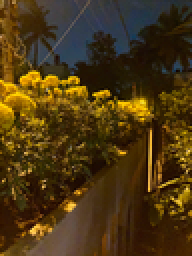
%> input picture XORED.png, 96 x 128 px, shrunk from 1000 x 1333 before the run (shown 2 times larger)
$ octave adaptivefilter.m   (GNU Octave 9; MATLAB toolbox functions it lacks are replaced by stand-ins)
%> lines starting %> are read from the running program, lines starting %| are printed output that depends on the picture
clc;clear;close all;

image = imread('XORED.png');
%> image is the input picture: size 128x96x3 uint8; mean R, G, B 75.5, 54.6, 18.8

figure;
sgtitle('Adaptive Local Noise Filtering');

PSF = fspecial('gaussian', [5 5], 1);
gimage = imfilter(image, PSF, 'conv', 'circular');
gimage = imsharpen(gimage,'Radius',2,'Amount',0.4);

if size(image, 3) == 1
    fred = filterImage(gimage);
    combined_rgb_image = fred;
    imwrite(fred,'FILTERED.png');
else
   red = gimage(:,:,1);
   green = gimage(:,:,2);
   blue = gimage(:,:,3);

   fred = filterImage(red);
   fgreen = filterImage(green);
   fblue = filterImage(blue);

   combined_rgb_image = cat(3, fred, fgreen, fblue);
   imwrite(combined_rgb_image, 'FILTERED.png');
end

subplot(1,2,1);
imshow(image);
title('Recovered Secret Image ( XORed )');

subplot(1,2,2);
imshow(combined_rgb_image);
title('Recovered Secret Image ( Filtered )');


function filteredImage = filterImage(inputImage)
    M = 3;
    N = 3;
    B = double(inputImage);
    sz = size(B, 1) * size(B, 2);
%> sz = 12288
    C = padarray(B, [floor(M / 2), floor(N / 2)]);
    lvar = zeros([size(B, 1), size(B, 2)]);
    lmean = zeros([size(B, 1), size(B, 2)]);

    for i = 1:size(C, 1) - (M - 1)
        for j = 1:size(C, 2) - (N - 1)
            temp = C(i:i + (M - 1), j:j + (N - 1));
            tmp = temp(:);
            lmean(i, j) = mean(tmp);
            lvar(i, j) = mean(tmp.^2) - mean(tmp).^2;
        end
    end
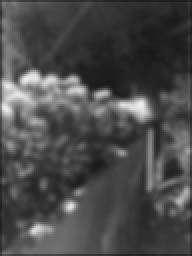
%> lmean: size 128x96 double (shown 2 times larger); min 25.56, max 240.2, mean 74.7
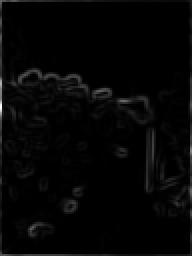
%> lvar: size 128x96 double (shown 2 times larger); min 0, max 10504.5, mean 231; drawn with min black and max white

    nvar = sum(lvar(:)) / sz;
%> nvar = 231
    lvar = max(lvar, nvar);
    NewImg = nvar ./ lvar;
    NewImg = NewImg .* (B - lmean);
    NewImg = B - NewImg;
    filteredImage = uint8(NewImg);
%> in filterImage (call 2), `C = padarray(B, [floor(M / 2), floor(N / 2)]);`:
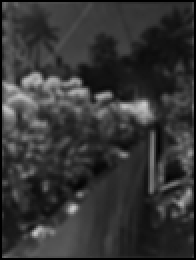
%> C: size 130x98 double (shown 2 times larger); min 0, max 203, mean 52.8
%> in filterImage (call 2), `nvar = sum(lvar(:)) / sz;`: nvar = 149
%> after the loop in filterImage (call 3), `for i = 1:size(C, 1) - (M - 1)`:
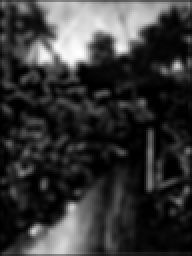
%> lmean: size 128x96 double (shown 2 times larger); min 0, max 89.44, mean 19.1; drawn with min black and max white
%> after the loop in filterImage (call 3), `for i = 1:size(C, 1) - (M - 1)`:
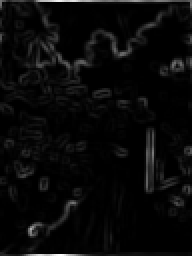
%> lvar: size 128x96 double (shown 2 times larger); min 0, max 1196.3, mean 44.9; drawn with min black and max white
%> in filterImage (call 3), `nvar = sum(lvar(:)) / sz;`: nvar = 44.92
%> in filterImage (call 3), `NewImg = nvar ./ lvar;`:
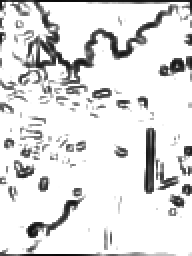
%> NewImg: size 128x96 double (shown 2 times larger); min 0.0375, max 1, mean 0.873
%> in filterImage (call 3), `NewImg = NewImg .* (B - lmean);`:
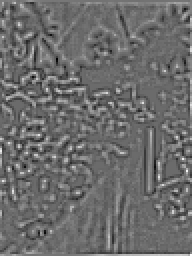
%> NewImg: size 128x96 double (shown 2 times larger); min -9.93, max 13.53, mean 0.0123; drawn with min black and max white
end

$ run again, with flowers.png copied over XORED.png
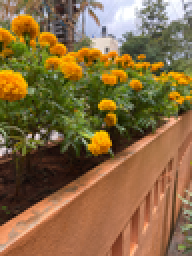
%> input picture flowers.png, 96 x 128 px, shrunk from 200 x 267 before the run (shown 2 times larger)
%> image is the input picture: size 128x96x3 uint8; mean R, G, B 135.1, 106, 64.8
%> nvar = 446.6
%> after the loop in filterImage (call 3), `for i = 1:size(C, 1) - (M - 1)`:
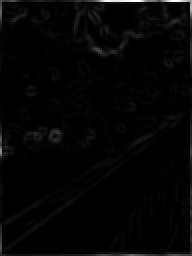
%> lvar: size 128x96 double (shown 2 times larger); min 0, max 11907.7, mean 225.2; drawn with min black and max white
%> nvar = 225.2
%> in filterImage (call 3), `NewImg = NewImg .* (B - lmean);`:
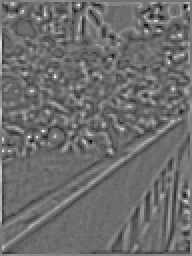
%> NewImg: size 128x96 double (shown 2 times larger); min -20.44, max 27.33, mean 0.1; drawn with min black and max white
